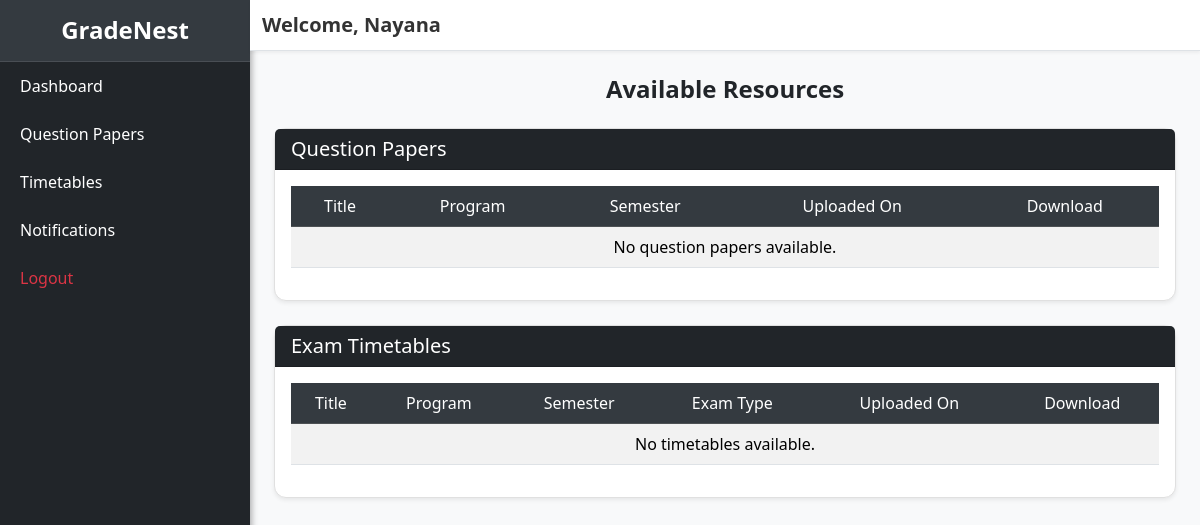
The page /resources/student/resources/ (signed in) on the database as committed earlier.
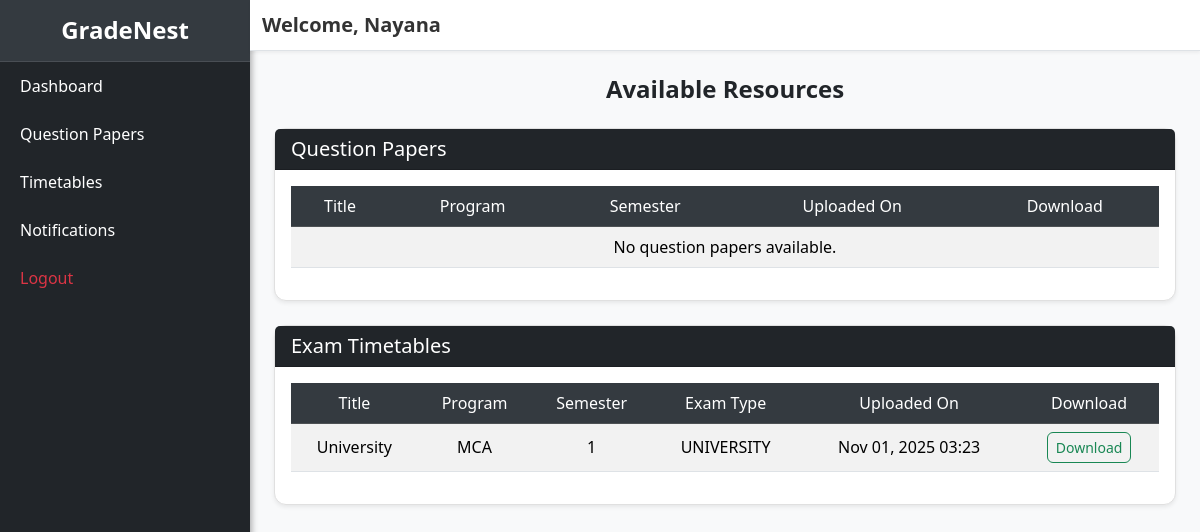
The same page on the database as committed later.
### resource_management/models.py (models this page shows, shortened)
class TimeTable(models.Model):
    EXAM_TYPE_CHOICES = [
        ('SERIES', 'Series Exam'),
        ('MODEL', 'Model Exam'),
        ('UNIVERSITY', 'University Exam'),
    ]
    title = models.CharField(max_length=200)
    description = models.TextField(blank=True)
    uploaded_by = models.ForeignKey(
        User,
        on_delete=models.CASCADE,
        limit_choices_to={'userprofile__role': 'OfficeStaff'}
    )
    program = models.ForeignKey(Program, on_delete=models.CASCADE)
    semester = models.PositiveIntegerField()
    exam_type = models.CharField(max_length=20, choices=EXAM_TYPE_CHOICES)
    file = models.FileField(upload_to='resources/timetables/')
    uploaded_at = models.DateTimeField(auto_now_add=True)
    class Meta:
        ordering = ['-uploaded_at']

### program_management/models.py (models this page shows, shortened)
class Program(models.Model):
    name = models.CharField(max_length=100)
    department = models.ForeignKey(Department, on_delete=models.SET_NULL, null=True, blank=True)
    num_years = models.PositiveIntegerField(default=0)
    num_semesters = models.PositiveIntegerField(default=0)
    description = models.TextField(blank=True, null=True)

### resource_management/views.py (the view)
# urls.py: path('student/resources/', views.student_resources, name='student_resources'),
@login_required
def student_resources(request):
    profile = UserProfile.objects.get(user=request.user)
    question_papers = QuestionPaper.objects.filter(
        program=profile.program,
        semester=profile.current_semester
    )
    timetables = TimeTable.objects.filter(
        program=profile.program,
        semester=profile.current_semester
    )
    context = {
        'question_papers': question_papers,
        'timetables': timetables,
    }
    return render(request, 'resource_management/student_resources.html', context)

### resource_management/templates/resource_management/student_resources.html (shortened to what this page needs)
{% extends 'accounts/base.html' %}
{% block content %}
<div class="container mt-4">
  <h4 class="fw-bold mb-4 text-center">Available Resources</h4>
  <div class="card shadow-sm mb-4">
    <div class="card-header bg-dark text-white">
      <h5 class="mb-0">Question Papers</h5>
    </div>
    <div class="card-body">
      <table class="table table-striped table-hover">
        <thead class="table-dark">
          <tr>
            <th>Title</th>
            <th>Program</th>
            <th>Semester</th>
            <th>Uploaded On</th>
            <th>Download</th>
          </tr>
        </thead>
        <tbody>
          {% for paper in question_papers %}
            <tr>
              <td>{{ paper.title }}</td>
              <td>{{ paper.program.name }}</td>
              <td>{{ paper.semester }}</td>
              <td>{{ paper.uploaded_at|date:"M d, Y H:i" }}</td>
              <td><a href="{{ paper.file.url }}" class="btn btn-outline-success btn-sm" download>Download</a></td>
            </tr>
          {% empty %}
            <tr><td colspan="5" class="text-center">No question papers available.</td></tr>
          {% endfor %}
        </tbody>
      </table>
    </div>
  </div>
  <div class="card shadow-sm">
    <div class="card-header bg-dark text-white">
      <h5 class="mb-0">Exam Timetables</h5>
    </div>
    <div class="card-body">
      <table class="table table-striped table-hover">
        <thead class="table-dark">
          <tr>
            <th>Title</th>
            <th>Program</th>
            <th>Semester</th>
            <th>Exam Type</th>
            <th>Uploaded On</th>
            <th>Download</th>
          </tr>
        </thead>
        <tbody>
          {% for t in timetables %}
            <tr>
              <td>{{ t.title }}</td>
              <td>{{ t.program.name }}</td>
              <td>{{ t.semester }}</td>
              <td>{{ t.exam_type }}</td>
              <td>{{ t.uploaded_at|date:"M d, Y H:i" }}</td>
              <td><a href="{{ t.file.url }}" class="btn btn-outline-success btn-sm" download>Download</a></td>
            </tr>
          {% empty %}
            <tr><td colspan="6" class="text-center">No timetables available.</td></tr>
          {% endfor %}
        </tbody>
      </table>
    </div>
  </div>
</div>
{% endblock %}

Rows that differ between the two databases and show on the page:
added TimeTable: title "University", program.name "MCA", semester "1", exam_type "UNIVERSITY", uploaded_at "Nov 01, 2025 03:23"
Other text that changed with them:
text no longer shown: "No timetables available."
